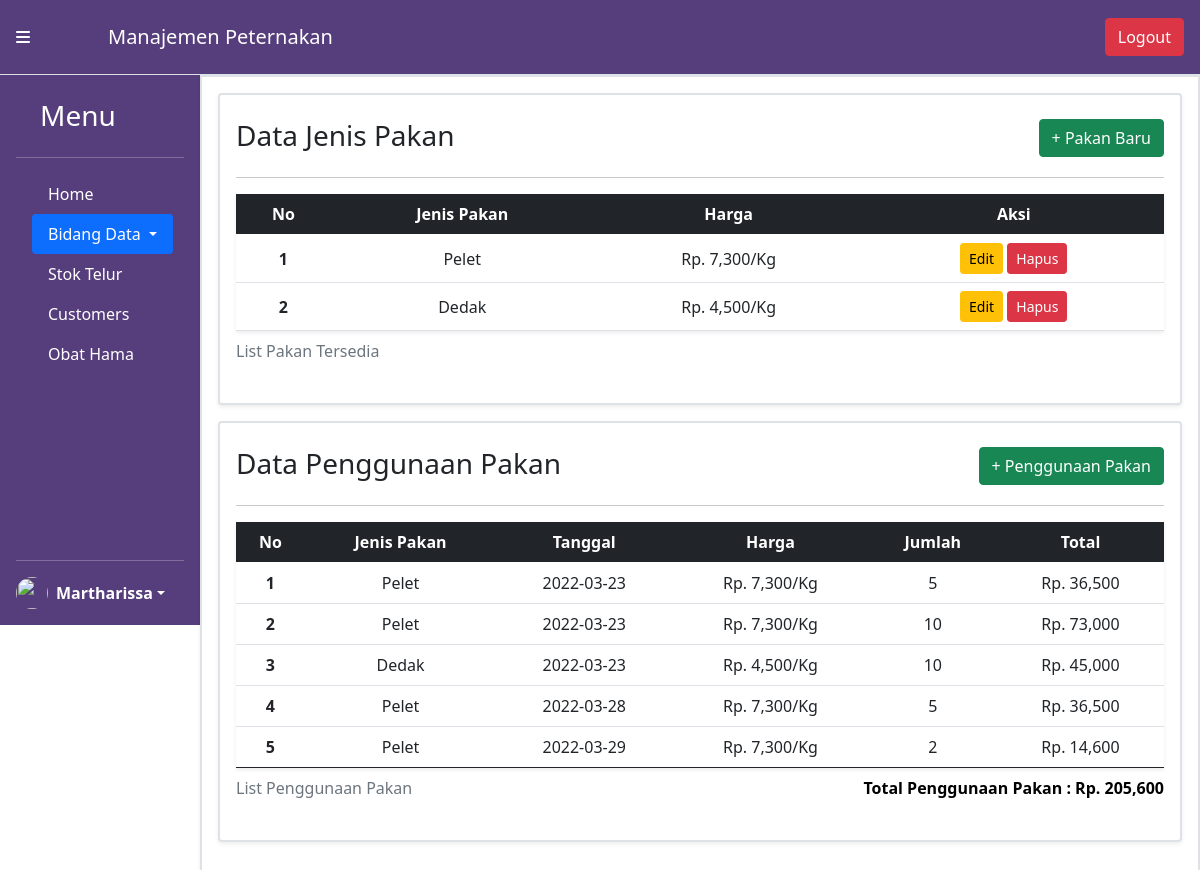
Page /View/content/pakan/data_pakan.php on the committed database.
### tables this page shows
CREATE TABLE `jenis_pakan` (
  `id_jenis_pakan` int(11) NOT NULL,
  `jenis_pakan` varchar(50) NOT NULL,
  `harga` int(11) NOT NULL
);

CREATE TABLE `pakan_terpakai` (
  `id_pemakaian` int(11) NOT NULL,
  `id_jenis_pakan` int(11) NOT NULL,
  `tanggal` date NOT NULL,
  `jumlah` int(11) NOT NULL
);

### View/content/pakan/data_pakan.php (the view, shortened to what this page needs)
<?php
    include_once("../../../Model/database/config.php");
?>
<!DOCTYPE html>
<head>
    <?php include_once("../../navbar/header.php")?>
</head>
<body>
    <?php include_once("../../navbar/navbar.php") ?>
    <div class="container-fluid p-3 border shadow-sm border-2">
        <div class="container-fluid p-3 border border-2 shadow-sm mb-3 card">
            <?php
            if(isset($_GET['get'])){
                $get = $_GET['get'];
                if($get == "add"){
                    ?>
                    <h5 class="text-dark mt-2 mb-1">Form Penambahan Data Jenis Pakan</h5>
                    <hr>
                    <form action="../../../Model/content/pakan/add_pakan.php" method="post">
                        <div class="form-group my-3">
                            <label for="jenis_pakan" class="form-label mb-2">Jenis Pakan</label>
                            <input type="text" class="form-control" id="jenis_pakan" name="jenis_pakan" placeholder="Jenis Pakan" required>
                        </div>
                        <div class="form-group my-3">
                            <label for="harga" class="form-label mb-2">Harga Per Kg</label>
                            <input type="number" class="form-control" id="harga" name="harga" placeholder="Harga" required>
                        </div>
                        <button type="submit" name="submit" class="btn btn-primary">Submit</button>
                    </form>
                    <?php
                }
                else if($get == "form"){
                    $query = "SELECT * FROM jenis_pakan WHERE id_jenis_pakan = '$_GET[id]'";
                    $result = mysqli_query($mysqli, $query);
                    $row = mysqli_fetch_assoc($result);
                    ?>
                    <h5 class="text-dark mt-2 mb-1">Form Edit Data Jenis Pakan</h5>
                    <hr>
                    <form action="../../../Model/content/pakan/edit_pakan.php" method="post">
                        <input type="hidden" name="id" value="<?php echo $_GET['id'] ?>" required>
                        <div class="form-group my-3">
                            <label for="jenis_pakan" class="form-label mb-2">Jenis Pakan</label>
                            <input type="text" class="form-control" id="jenis_pakan" name="jenis_pakan" value="<?php echo $row['jenis_pakan'] ?>" required>
                        </div>
                        <div class="form-group my-3">
                            <label for="harga" class="form-label mb-2">Harga Per Kg</label>
                            <input type="number" class="form-control" id="harga" name="harga" value="<?php echo $row['harga'] ?>" required>
                        </div>
                        <button type="submit" name="submit" class="btn btn-primary">Submit</button>
                    </form>
                <?php
                }
                else if($get == "adduse"){
                ?>
                    <h5 class="text-dark mt-2 mb-1">Form Penambahan Data Penggunaan Pakan</h5>
                    <hr>
                    <form action="../../../Model/content/pakan/add_pakan_usage.php" method="post">
                        <div class="form-group my-3">
                            <label for="id_jenis_pakan" class="form-label mb-2">Jenis Pakan</label>
                            <select class="form-control" id="id_jenis_pakan" name="id_jenis_pakan" required>
                                <?php
                                    $query = "SELECT * FROM jenis_pakan";
                                    $result = mysqli_query($mysqli, $query);
                                    while($row = mysqli_fetch_assoc($result)){
                                        echo "<option value='$row[id_jenis_pakan]'>$row[jenis_pakan]</option>";
                                    }
                                ?>
                            </select>
                        </div>
                        <div class="form-group my-3">
                            <label for="jumlah" class="form-label mb-2">Jumlah Pakan (Kg)</label>
                            <input type="number" class="form-control" id="jumlah" name="jumlah" placeholder="Jumlah Pakan" required>
                        </div>
                        <div class="form-group my-3">
                            <label for="tanggal" class="form-label mb-2">Tanggal Penggunaan</label>
                            <input type="date" class="form-control" id="tanggal" name="tanggal" placeholder="Tanggal Penggunaan" required>
                        </div>
                        <button type="submit" name="submit" class="btn btn-primary">Submit</button>
                <?php
                }
            }
            else{
                ?>
                    <h3 class="text-dark mt-2 mb-1">Data Jenis Pakan<span><a href="data_pakan.php?get=add"><button class="btn btn-success float-end">+ Pakan Baru</button></span></a></h3>
                    <hr>
                    <table class="table table-hover align-middle shadow-sm">
                        <caption >List Pakan Tersedia</caption>
                        <thead class="table-dark text-center">
                            <tr>
                                <th scope="col">No</th>
                                <th scope="col">Jenis Pakan</th>
                                <th scope="col">Harga</th>
                                <th scope="col">Aksi</th>
                            </tr>
                        </thead>
                        <tbody class="text-center">
                            <?php
                                $no = 1;
                                $query = "SELECT * FROM jenis_pakan";
                                $result = mysqli_query($mysqli, $query);
                                while($row = mysqli_fetch_assoc($result)){
                            ?>
                            <tr>
                                <th scope="row"><?php echo $no++ ?></th>
                                <td><?php echo $row['jenis_pakan'] ?></td>
                                <td>Rp. <?php echo number_format($row['harga']) ?>/Kg</td>
                                <td>
                                    <a href="data_pakan.php?id=<?php echo $row['id_jenis_pakan'] ?>&get=form" class="btn btn-warning btn-sm">Edit</a>
                                    <a href="../../../Model/content/pakan/delete_pakan.php?id=<?php echo $row['id_jenis_pakan'] ?>" class="btn btn-danger btn-sm">Hapus</a>
                                </td>
                            </tr>
                            <?php } ?>
                        </tbody>
                    </table>
        </div>
        <div class="container-fluid p-3 border border-2 shadow-sm mb-3 card">
            <h3 class="text-dark mt-2 mb-1">Data Penggunaan Pakan<span><a href="data_pakan.php?get=adduse"><button class="btn btn-success float-end">+ Penggunaan Pakan</button></span></a></h3>
            <hr>
            <table class="table table-hover align-middle shadow-sm">
                <thead class="table-dark text-center">
                    <tr>
                        <th scope="col">No</th>
                        <th scope="col">Jenis Pakan</th>
                        <th scope="col">Tanggal</th>
                        <th scope="col">Harga</th>
                        <th scope="col">Jumlah</th>
                        <th scope="col">Total</th>
                    </tr>
                </thead>
                <tbody class="text-center">
                    <?php
                        $total = 0;
                        $no = 1;
                        $query = "SELECT * FROM pakan_terpakai";
                        $result = mysqli_query($mysqli, $query);
                        while($row = mysqli_fetch_assoc($result)){
                    ?>
                    <tr>
                        <th scope="row"><?php echo $no++ ?></th>
                            <?php
                            $query2 = "SELECT * FROM jenis_pakan WHERE id_jenis_pakan = '$row[id_jenis_pakan]'";
                            $result2 = mysqli_query($mysqli, $query2);
                            $row2 = mysqli_fetch_assoc($result2);
                            ?>
                            <td><?php echo $row2['jenis_pakan'];?></td>
                            <td><?php echo $row['tanggal'];?></td>
                            <td>Rp. <?php echo number_format($row2['harga']) ?>/Kg</td>
                            <td><?php echo $row['jumlah'] ?></td>
                            <td>Rp. <?php echo number_format($row2['harga'] * $row['jumlah'])?></td>
                            <?php
                                $total += $row2['harga'] * $row['jumlah'];
                            ?>
                    </tr>
                    <?php } ?>
                </tbody>
                <caption>List Penggunaan Pakan <span class="float-end fw-bold" style="color:black;">Total Penggunaan Pakan : Rp. <?php echo number_format($total) ?> </span></caption>
            </table>
        </div>
    </div>
    <?php
            }
            ?>

### View/navbar/header.php (shortened to what this page needs)
<link href="https://cdn.jsdelivr.net/npm/bootstrap@5.0.2/dist/css/bootstrap.min.css" rel="stylesheet">

### View/navbar/navbar.php (shortened to what this page needs)
<nav class="navbar navbar-expand-lg navbar-dark border-bottom" style="background:#563d7c; height: 75px;">
    <a href="#" class="ms-3 text-white" type="button" data-bs-toggle="collapse" data-bs-target="#sidebarcollapse" aria-expanded="false" aria-controls="sidebarcollapse" role="button"><i class="fa-solid fa-bars"></i>
    </a>
    <div class="container-fluid justify-content-start">
        <span class="navbar-brand mx-3">Manajemen Peternakan</span>
    </div>
    <a onclick="confirmlogout()" href="../../../index.php?hasil=logout" class="btn btn-danger float-end mx-3">Logout</a>
</nav>
<div class="d-flex bd-highlight">
    <div class="collapse show" id="sidebarcollapse">
        <div id="sidebargate" class="d-flex flex-column flex-shrink-0 p-3 text-white" style="background:#563d7c; width: 200px; min-height:550px;">
            <h3 class="mx-4 mt-2">Menu</h3>
            <hr>
            <ul class="nav nav-pills flex-column mb-auto mx-3">
                <li>
                    <a id="homenav" href="../../content/landing/landing.php" class="nav-link text-white" >
                    Home
                    </a>
                </li>
                <li class="nav-item dropdown">
                    <a id="bidang_data" href="#" class="nav-link text-white dropdown-toggle" id="navbarDarkDropdownMenuLink" role="button" data-bs-toggle="dropdown" aria-expanded="false">
                    Bidang Data
                    </a>
                </li>
                <li>
                    <a id="stok_telur" href="../../content/stok/stok_telur.php" class="nav-link text-white">
                    Stok Telur
                    </a>
                </li>
                <li>
                    <a id="customers" href="../customers/customers.php" class="nav-link text-white">
                    Customers
                    </a>
                </li>
                <li>
                    <a id="obat_hama" href="../obat/obat_hama.php" class="nav-link text-white">
                    Obat Hama
                    </a>
                </li>
            </ul>
            <hr>
            <div class="dropdown">
            <a href="#" class="d-flex align-items-center text-white text-decoration-none dropdown-toggle" id="dropdownUser1" data-bs-toggle="dropdown" aria-expanded="false">
                <img src="https://upload.wikimedia.org/wikipedia/commons/thumb/d/d2/Crystal_Clear_kdm_user_female.svg/1200px-Crystal_Clear_kdm_user_female.svg.png" alt="" class="rounded-circle me-2" width="32" height="32">
                <strong>Martharissa</strong>
            </a>
        </div>
    </div>
</div>

### rows in the picture
jenis_pakan: jenis_pakan "Pelet", harga "7,300"
jenis_pakan: jenis_pakan "Dedak", harga "4,500"
pakan_terpakai: id_jenis_pakan.jenis_pakan "Pelet", tanggal "2022-03-23", id_jenis_pakan.harga "7,300", jumlah "5", $row2['harga'] * $row['jumlah'] "36,500"
pakan_terpakai: id_jenis_pakan.jenis_pakan "Pelet", tanggal "2022-03-23", id_jenis_pakan.harga "7,300", jumlah "10", $row2['harga'] * $row['jumlah'] "73,000"
pakan_terpakai: id_jenis_pakan.jenis_pakan "Dedak", tanggal "2022-03-23", id_jenis_pakan.harga "4,500", jumlah "10", $row2['harga'] * $row['jumlah'] "45,000"
pakan_terpakai: id_jenis_pakan.jenis_pakan "Pelet", tanggal "2022-03-28", id_jenis_pakan.harga "7,300", jumlah "5", $row2['harga'] * $row['jumlah'] "36,500"
pakan_terpakai: id_jenis_pakan.jenis_pakan "Pelet", tanggal "2022-03-29", id_jenis_pakan.harga "7,300", jumlah "2", $row2['harga'] * $row['jumlah'] "14,600"

### other values in the picture
$total "205,600"
